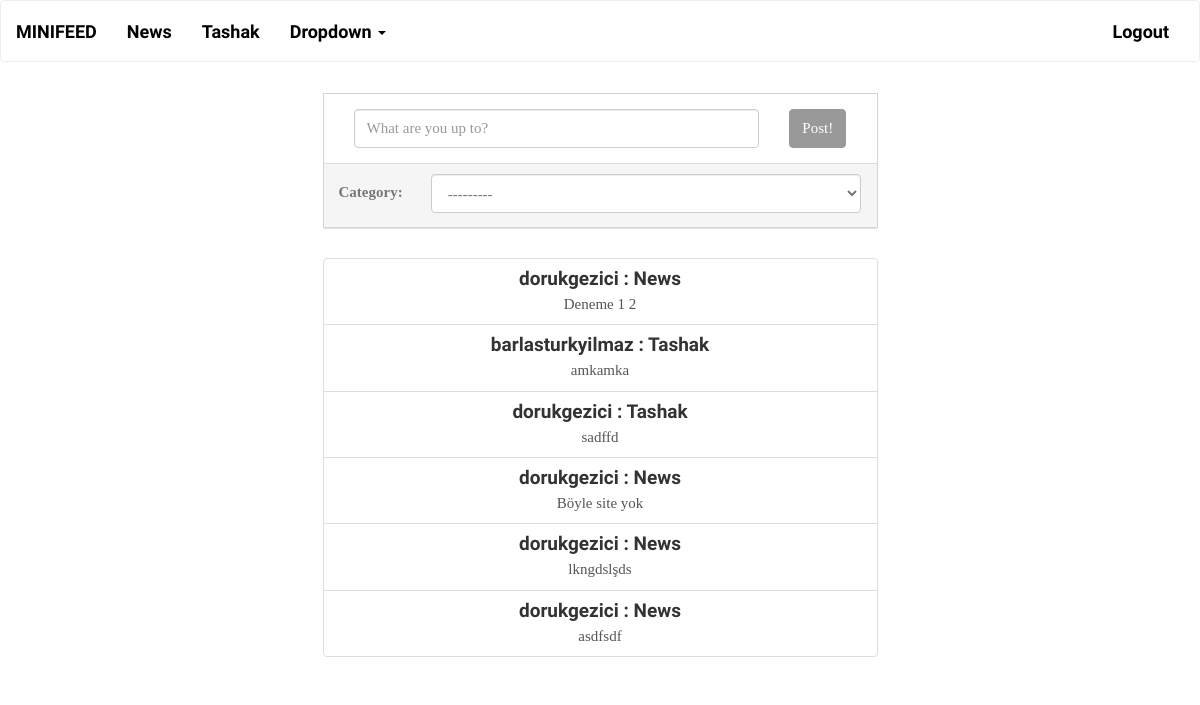
The page / (signed in) on the database its author committed.
### feed/models.py (models this page shows, shortened)
class Category(models.Model):
    name = models.CharField(max_length=50)
    slug = models.SlugField(unique=True, blank=True)
    description = models.CharField(max_length=100, blank=True)
    def __str__(self):
        return "{name}".format(name=self.name)

class Post(models.Model):
    timestamp = models.DateTimeField(auto_now_add=True)
    body = models.CharField(max_length=200)
    category = models.ForeignKey("Category")
    author = models.ForeignKey(User, blank=False, null=False)

### feed/views.py (the view)
# urls.py: url(r'^$', IndexView.as_view(), name='index'),
class IndexView(generic.CreateView):
    form_class = PostForm
    template_name = 'index.html'
    success_url = "."
    def get_context_data(self, **kwargs):
        context = super().get_context_data(**kwargs)
        context["posts"] = Post.objects.all()
        return context
    def get_form_kwargs(self):
        kwargs = super().get_form_kwargs()
        if self.request.method == "POST":
            post_data = kwargs["data"].copy()
            post_data["author"] = self.request.user.id
            kwargs["data"] = post_data
        return kwargs

### feed/forms.py
class PostForm(forms.ModelForm):
    class Meta:
        model = Post
        exclude = [
            "id"
        ]
        widgets = {
            "author": forms.HiddenInput(),
            "body": TextInput(attrs={"class": "form-control", "placeholder": "What are you up to?"}),
            "category": Select(attrs={"class": "form-control"})
        }

### feed/context_processors.py (called while the page is built)
def global_processor(request):
    return {
        "categories": Category.objects.all(),
        "user": request.user
    }

### feed/templates/index.html (shortened to what this page needs)
{% extends "theme.html" %}
{% load bootstrap %}
{% block body %}
    <div class="container">
        <div class="row">
            <div class="col-md-6 col-md-offset-3">
                {% if user.is_authenticated %}
                    <form action="." method="post">
                        <div class="panel panel-default">
                            <div class="panel-body">
                                <div class="col-md-10">
                                    <div class="fieldWrapper">
                                        {{ form.body }}
                                    </div>
                                </div>
                                <div class="col-md-2">
                                    <button type="submit" class="btn btn-default">Post!</button>
                                </div>
                            </div>
                            <div class="panel-footer">
                                <div class="fieldWrapper">
                                    <div class="row" style="line-height: 250%;">
                                        <div class="col-md-2">
                                            <label for="{{ form.category.id_for_label }}">Category:</label>
                                        </div>
                                        <div class="col-md-10">
                                            {{ form.category }}
                                        </div>
                                    </div>
                                </div>
                            </div>
                        </div>
                    </form>
                {% endif %}
            </div>
        </div>
        <div class="row">
            <div class="col-md-6 col-md-offset-3" style="text-align: center";>
                <div class="list-group">
                {% for post in posts %}
                    <a href="#" class="list-group-item">
                        <h4 class="list-group-item-heading">{{ post.author }} : {{ post.category }}</h4>
                        <p class="list-group-item-text">{{ post.body }}</p>
                    </a>
                {% endfor %}
                </div>
            </div>
        </div>
    </div>
{% endblock %}

### feed/templates/theme.html (shortened to what this page needs)
<!DOCTYPE html>
<html>
  <head>
      {% load static %}
      <link rel="stylesheet" href={% static "css/bootstrap.min.css" %}>
      <link rel="stylesheet" href={% static "css/style.css" %}>
  </head>
  <body>
    <nav class="navbar navbar-default">
        <div class="container-fluid">
            <div class="navbar-header">
                <a class="navbar-brand" href="/">MiniFeed</a>
            </div>
            <div class="collapse navbar-collapse" id="bs-example-navbar-collapse-1">
                <ul class="nav navbar-nav">
                    {% for category in categories %}
                        {% url "category" category_slug=category.slug as category_url %}
                        <li {% if request.path == category_url %}class="active"{% endif %}><a href={{ category_url }}>{{ category.name }}</a></li>
                    {% endfor %}
                    <li class="dropdown">
                        <a href="#" class="dropdown-toggle" data-toggle="dropdown" role="button" aria-expanded="false">Dropdown <span class="caret"></span></a>
                    </li>
                </ul>
                <ul class="nav navbar-nav navbar-right">
                    {% if user.is_authenticated %}
                        <li><a href="{% url "logout" %}">Logout</a></li>
                    {% else %}
                        <li><a href="{% url "login" %}">Login</a></li>
                        <li><a href="{% url "signup" %}">Signup</a></li>
                    {% endif %}
                </ul>
            </div>
        </div>
    </nav>
    {% block body %}{% endblock %}
  </body>
</html>

### feed/static/css/style.css (style rules this page uses)
.panel { -webkit-border-radius: 0px; -moz-border-radius: 0px; border-radius: 0px; -webkit-box-shadow: none; -moz-box-shadow: none; box-shadow: none; margin-bottom: 30px; margin-top:10px; }
.panel.panel-default { border: 1px solid #d4d4d4; -webkit-box-shadow: 0 2px 1px -1px rgba(0, 0, 0, 0.1); -moz-box-shadow: 0 2px 1px -1px rgba(0, 0, 0, 0.1); box-shadow: 0 2px 1px -1px rgba(0, 0, 0, 0.1); }

### rows shown on the page
Category: name "News"
Category: name "Tashak"
Post: author "dorukgezici", category "News", body "Deneme 1 2"
Post: author "barlasturkyilmaz", category "Tashak", body "amkamka"
Post: author "dorukgezici", category "Tashak", body "sadffd"
Post: author "dorukgezici", category "News", body "Böyle site yok"
Post: author "dorukgezici", category "News", body "lkngdslşds"
Post: author "dorukgezici", category "News", body "asdfsdf"
